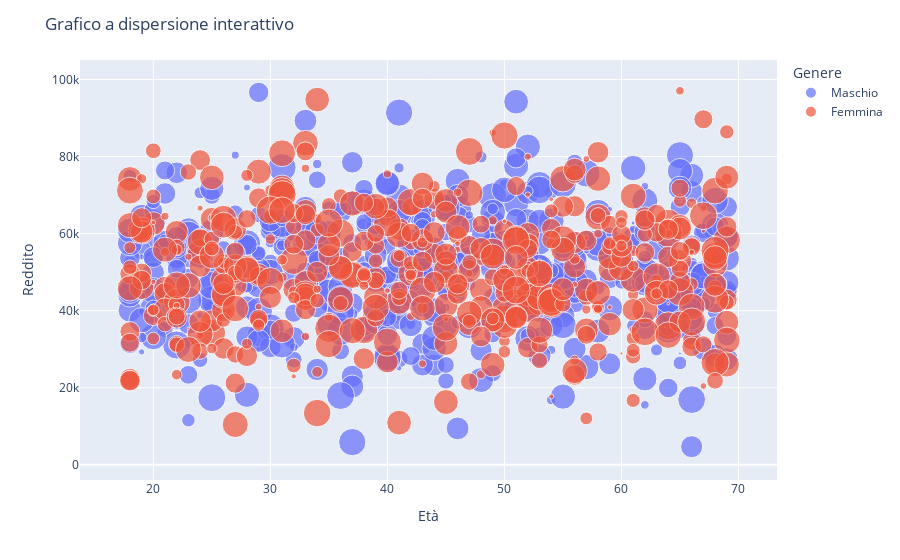

Notebook code cell kept with this figure:
### Code cell
import plotly.express as px
fig = px.scatter(df, x='Età', y='Reddito', color='Genere', size='Punteggio')
fig.update_layout(title='Grafico a dispersione interattivo')
fig.show()

### Figure 1 — Plotly figure (JSON) as saved in the notebook; plotly's stock layout.template omitted (floating-point values rounded to 4 significant figures; data arrays with more than 128 entries replaced by an {"elided": "..."} marker saying what was removed)
{"data": [{"hovertemplate": "Genere=Maschio<br>Età=%{x}<br>Reddito=%{y}<br>Punteggio=%{marker.size}<extra></extra>", "legendgroup": "Maschio", "marker": {"color": "#636efa", "size": {"elided": "524 float values"}, "sizemode": "area", "sizeref": 0.2499, "symbol": "circle"}, "mode": "markers", "name": "Maschio", "orientation": "v", "showlegend": true, "type": "scatter", "x": {"elided": "524 int values"}, "xaxis": "x", "y": {"elided": "524 float values"}, "yaxis": "y"}, {"hovertemplate": "Genere=Femmina<br>Età=%{x}<br>Reddito=%{y}<br>Punteggio=%{marker.size}<extra></extra>", "legendgroup": "Femmina", "marker": {"color": "#EF553B", "size": {"elided": "476 float values"}, "sizemode": "area", "sizeref": 0.2499, "symbol": "circle"}, "mode": "markers", "name": "Femmina", "orientation": "v", "showlegend": true, "type": "scatter", "x": {"elided": "476 int values"}, "xaxis": "x", "y": {"elided": "476 float values"}, "yaxis": "y"}], "layout": {"legend": {"itemsizing": "constant", "title": {"text": "Genere"}, "tracegroupgap": 0}, "margin": {"t": 60}, "title": {"text": "Grafico a dispersione interattivo"}, "xaxis": {"anchor": "y", "domain": [0, 1], "title": {"text": "Età"}}, "yaxis": {"anchor": "x", "domain": [0, 1], "title": {"text": "Reddito"}}}}
